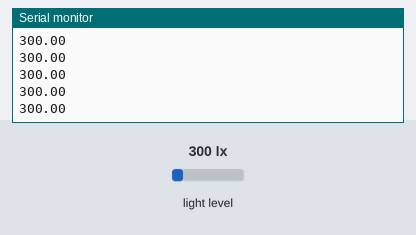
Bench run of a sketch on a simulated ESP32. Parts: the last lines printed to the serial monitor. The test bench sets the inputs (shaded band); at power-on: light level 300 lx.

Above: at 1.2 s.
1.3 s: light level set to 40 lx
At 1.9 s:
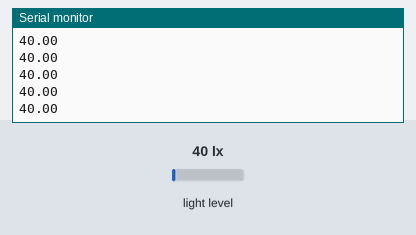
2.8 s: light level set to 500 lx
At 3.9 s:
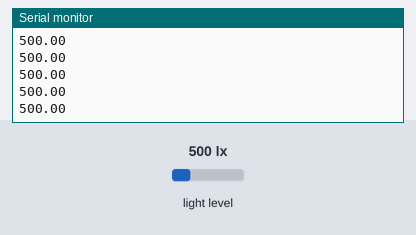
Timing chart, 0 to 4.2 s (numbered marks = the images above; inputs shaded):
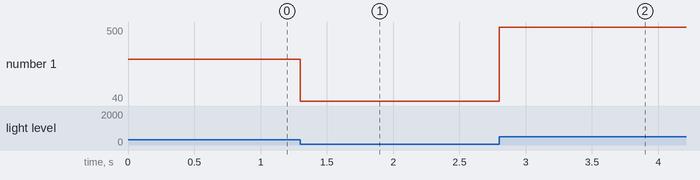

The sketch:

bh1750.ino
```cpp
#include <Wire.h>
#include <hp_BH1750.h>  //  include the library
hp_BH1750 BH1750;       //  create the sensor

void setup()
{
  Wire.begin(21, 22);
  Serial.begin(115200);
  bool avail = BH1750.begin(BH1750_TO_GROUND);// init the sensor with address pin connected to ground
                                              // result (bool) wil be be "false" if no sensor found
}

void loop()
{
  BH1750.start();   //starts a measurement
  float lux=BH1750.getLux();  //  waits until a conversion finished
  Serial.println(lux);
}
```

Measured:
- after the input at 1.3 s, the serial monitor: prints a new line at once (image 1)
- after the input at 2.8 s, the serial monitor: prints a new line at once (image 2)
- plotted number 1: 300 → 40 after the input at 1.3 s, 40 → 500 after the input at 2.8 s
